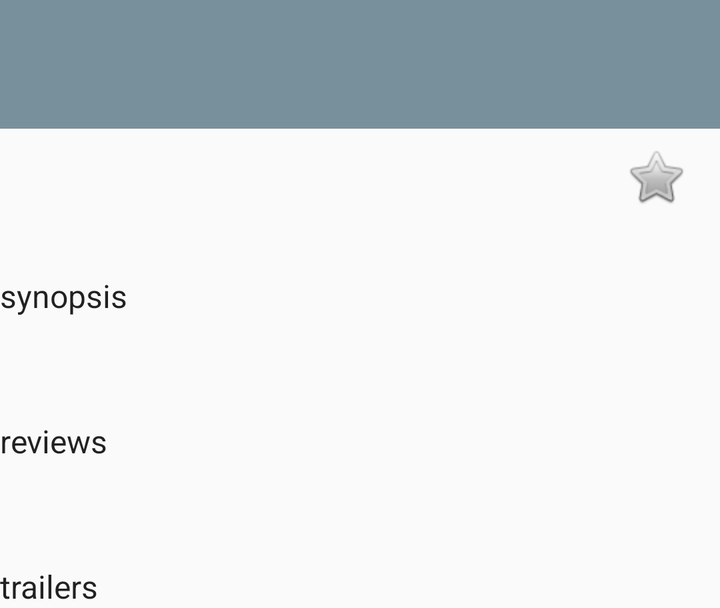
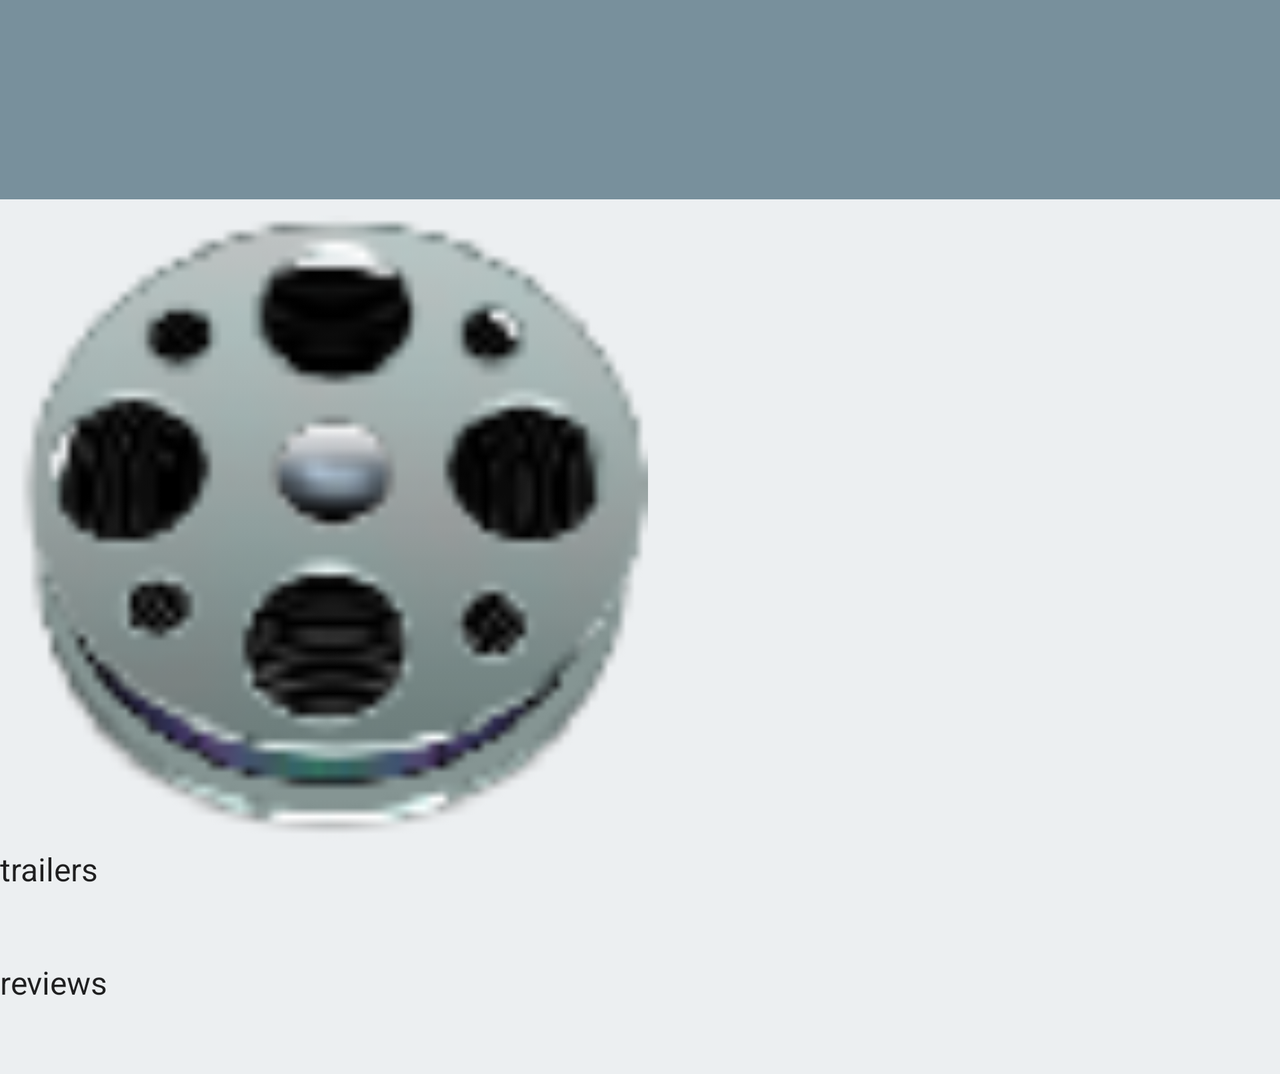

First picture: res/layout/ on a phone held upright. Second picture: the repository's own variant of that layout, on a device whose configuration matches the variant's folder. Source for both follows.
<!-- AndroidManifest.xml: application theme AppTheme -->
<!-- res/layout/fragment_detail_header.xml -->
<?xml version="1.0" encoding="utf-8"?>
<LinearLayout xmlns:android="http://schemas.android.com/apk/res/android"
    android:layout_width="match_parent"
    android:layout_height="wrap_content"
    android:orientation="vertical">

    <TextView
        android:id="@+id/title_text"
        style="@style/MovieDetailTextHeading"
        android:layout_width="match_parent"
        android:layout_height="wrap_content"
        android:padding="16dp"
        android:background="@color/MovieDetailBackground"/>

    <LinearLayout
        android:layout_width="match_parent"
        android:layout_height="wrap_content"
        android:orientation="horizontal"
        android:layout_marginLeft="24dp"
        android:layout_marginTop="8dp">

        <ImageView xmlns:android="http://schemas.android.com/apk/res/android"
            android:id="@+id/thumb_imageview"
            android:layout_width="0dp"
            android:layout_height="wrap_content"
            android:layout_weight="3"
            android:adjustViewBounds="true"
            android:scaleType="centerCrop" />

        <LinearLayout
            android:layout_width="0dp"
            android:layout_height="wrap_content"
            android:layout_weight="5"
            android:orientation="vertical"
            android:paddingLeft="16dp">

            <TextView
                android:id="@+id/date_text"
                style="@style/MovieDetailTextSubHeading"
                android:layout_width="wrap_content"
                android:layout_height="wrap_content" />

            <TextView
                android:id="@+id/rating_text"
                style="@style/MovieDetailTextSubHeading"
                android:layout_width="wrap_content"
                android:layout_height="wrap_content" />

        </LinearLayout>

        <CheckBox
            android:id="@+id/favorite_check_box"
            android:layout_width="wrap_content"
            android:layout_height="wrap_content"
            android:button="@android:drawable/btn_star"
            android:layout_gravity="right"
            android:layout_marginRight="16dp"/>

        

    </LinearLayout>

    <TextView
        style="@style/SynopsisHeadingText"
        android:id="@+id/synopsis_label"
        android:text="synopsis"
        android:layout_width="match_parent"
        android:layout_height="wrap_content"
        android:layout_marginTop="8dp" />

    <TextView
        android:id="@+id/synopsis_text"
        style="@style/SynopsisBodyText"
        android:layout_width="match_parent"
        android:layout_height="wrap_content"
        android:padding="12dp" />

    
        
        
        
        
        
        
        

    <TextView
        style="@style/SynopsisHeadingText"
        android:id="@+id/review_label"
        android:text="reviews"
        android:layout_width="match_parent"
        android:layout_height="wrap_content"
        android:layout_marginTop="8dp" />

    <TextView
        android:id="@+id/review_text"
        style="@style/SynopsisBodyText"
        android:layout_width="match_parent"
        android:layout_height="wrap_content"
        android:padding="12dp" />

    <TextView
        style="@style/SynopsisHeadingText"
        android:id="@+id/trailer_label"
        android:text="trailers"
        android:layout_width="match_parent"
        android:layout_height="wrap_content"
        android:layout_marginTop="8dp" />
</LinearLayout>
<!-- resources referenced by this layout -->
<resources>
  <color name="MovieDetailBackground">#78909C</color>
  <style name="MovieDetailTextHeading" parent="Base.TextAppearance.AppCompat">
          <item name="android:textSize">24sp</item>
          <item name="android:textColor">@android:color/white</item>
          <item name="android:paddingBottom">4dp</item>
      </style>
  <style name="MovieDetailTextSubHeading" parent="Base.TextAppearance.AppCompat">
          <item name="android:textSize">18sp</item>
          <item name="android:textColor">@android:color/white</item>
          <item name="android:paddingBottom">4dp</item>
      </style>
  <style name="SynopsisBodyText" parent="Base.TextAppearance.AppCompat.Body1">
  
      </style>
  <style name="SynopsisHeadingText" parent="Base.TextAppearance.AppCompat.Subhead">
  
      </style>
  <style name="AppTheme" parent="Theme.AppCompat.Light.DarkActionBar">
  
      </style>
</resources>
<!-- res/layout-land/fragment_detail_header.xml (the repository's variant of the layout above) -->
<!-- drawn on the phone turned sideways -->
<ScrollView xmlns:android="http://schemas.android.com/apk/res/android"
    xmlns:tools="http://schemas.android.com/tools"
    android:layout_width="match_parent"
    android:layout_height="match_parent"
    android:background="@color/AppBackground"
    tools:context=".DetailActivity$DetailFragment">

    <LinearLayout
        android:layout_width="match_parent"
        android:layout_height="wrap_content"
        android:orientation="vertical">

        <LinearLayout
            android:layout_width="match_parent"
            android:layout_height="wrap_content"
            android:orientation="horizontal">

            <LinearLayout
                android:id="@+id/movie_detail_linear_layout2"
                android:layout_width="0dp"
                android:layout_height="wrap_content"
                android:layout_weight="1"
                android:padding="8dp"
                android:background="@color/MovieDetailBackground"
                android:orientation="vertical" >

                <TextView
                    android:id="@+id/title_text"
                    style="@style/MovieDetailTextHeading"
                    android:layout_width="match_parent"
                    android:layout_height="wrap_content" />

                <LinearLayout
                    android:layout_width="match_parent"
                    android:layout_height="wrap_content"
                    android:orientation="horizontal">

                    <TextView
                        android:id="@+id/date_text_label"
                        style="@style/MovieDetailTextDate"
                        android:layout_width="0dp"
                        android:layout_height="wrap_content"
                        android:layout_weight="1" />

                    <TextView
                        android:id="@+id/rating_text_label"
                        style="@style/MovieDetailTextRating"
                        android:layout_width="wrap_content"
                        android:layout_height="wrap_content" />
                </LinearLayout>

                <LinearLayout
                    android:layout_width="match_parent"
                    android:layout_height="wrap_content"
                    android:orientation="horizontal">

                    <TextView
                        android:id="@+id/date_text"
                        style="@style/MovieDetailTextSubHeading"
                        android:layout_width="0dp"
                        android:layout_height="wrap_content"
                        android:layout_weight="1" />

                    <TextView
                        android:id="@+id/rating_text"
                        style="@style/MovieDetailTextSubHeading"
                        android:layout_width="wrap_content"
                        android:layout_height="wrap_content" />
                </LinearLayout>
            </LinearLayout>
        </LinearLayout>

        <LinearLayout
            android:layout_width="match_parent"
            android:layout_height="0dp"
            android:layout_weight="1"
            android:orientation="horizontal"
            android:layout_marginTop="8dp"
            android:layout_marginLeft="8dp">

            <ImageView xmlns:android="http://schemas.android.com/apk/res/android"
                android:id="@+id/thumb_imageview"
                android:layout_width="0dp"
                android:layout_height="wrap_content"
                android:layout_weight="3"
                android:adjustViewBounds="true"
                android:scaleType="centerCrop"
                android:src="@drawable/ic_launcher" />

            <LinearLayout
                android:layout_width="0dp"
                android:layout_height="wrap_content"
                android:layout_weight="3"
                android:orientation="vertical">

                <TextView
                    style="@style/SynopsisHeadingText"
                    android:layout_width="match_parent"
                    android:layout_height="wrap_content" />

                <TextView
                    android:id="@+id/synopsis_text"
                    style="@style/SynopsisBodyText"
                    android:layout_width="match_parent"
                    android:layout_height="wrap_content"
                    android:padding="8dp" />
            </LinearLayout>
        </LinearLayout>

        <TextView
            style="@style/SynopsisHeadingText"
            android:text="trailers"
            android:layout_width="match_parent"
            android:layout_height="wrap_content" />

        <TextView
            android:id="@+id/trailer_text"
            style="@style/SynopsisBodyText"
            android:layout_width="match_parent"
            android:layout_height="wrap_content"
            android:autoLink="web"
            android:padding="8dp" />

        <TextView
            style="@style/SynopsisHeadingText"
            android:text="reviews"
            android:layout_width="match_parent"
            android:layout_height="wrap_content" />

        <TextView
            android:id="@+id/review_text"
            style="@style/SynopsisBodyText"
            android:layout_width="match_parent"
            android:layout_height="wrap_content"
            android:padding="8dp" />
    </LinearLayout>
</ScrollView>
<!-- resources referenced by the variant -->
<!-- as the phone turned sideways resolves them -->
<resources>
  <color name="AppBackground">#ECEFF1</color>
  <color name="MovieDetailBackground">#78909C</color>
  <!-- drawable ic_launcher: png bitmap (drawable, 8907 bytes) -->
  <style name="MovieDetailTextHeading" parent="Base.TextAppearance.AppCompat">
          <item name="android:textSize">24sp</item>
          <item name="android:textColor">@android:color/white</item>
          <item name="android:paddingBottom">4dp</item>
      </style>
  <style name="MovieDetailTextSubHeading" parent="Base.TextAppearance.AppCompat">
          <item name="android:textSize">18sp</item>
          <item name="android:textColor">@android:color/white</item>
          <item name="android:paddingBottom">4dp</item>
      </style>
  <style name="SynopsisBodyText" parent="Base.TextAppearance.AppCompat.Body1">
  
      </style>
  <style name="SynopsisHeadingText" parent="Base.TextAppearance.AppCompat.Subhead">
  
      </style>
  <style name="AppTheme" parent="Theme.AppCompat.Light.DarkActionBar">
  
      </style>
</resources>
